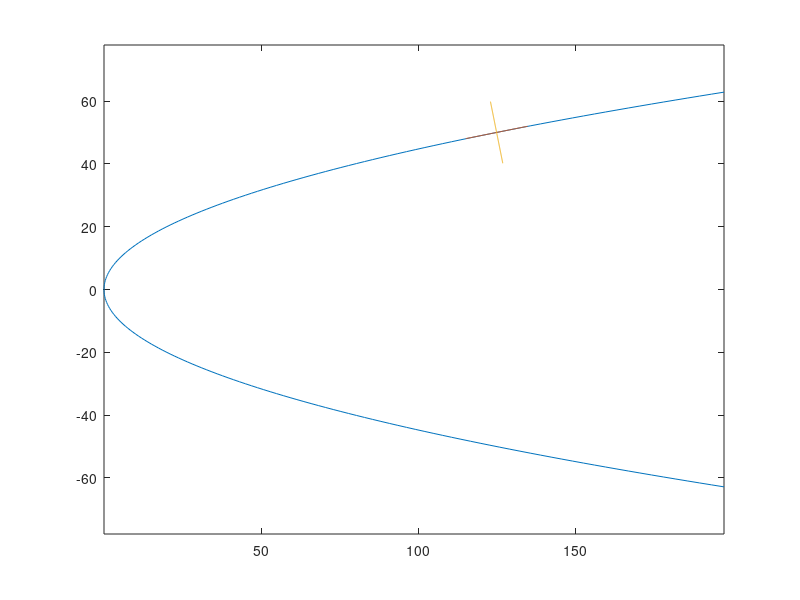

The MATLAB script that drew this image:
%Write a MATLAB program to Draw the parabola y^2=4*a*x and a tangent and
%normal at any point.
clc
clear all
clf
a=input('a=\n');
t1=input('t1=\n');
x1=a*t1^2;
y1=2*a*t1;
co=t1/sqrt(1+t1^2);
si=1/sqrt(1+t1^2);
CO=-1/sqrt(1+t1^2);
SI=t1/sqrt(1+t1^2);
t=linspace(-2*pi,2*pi,200);
x=a*t.^2;
y=2*a*t;
plot(x,y)
hold on
p=linspace(-10,10,100);
x2=x1+p*co;
y2=y1+p*si;
plot(x2,y2)
x3=x1+p*CO;
y3=y1+p*SI;
plot(x3,y3)
axis equal
